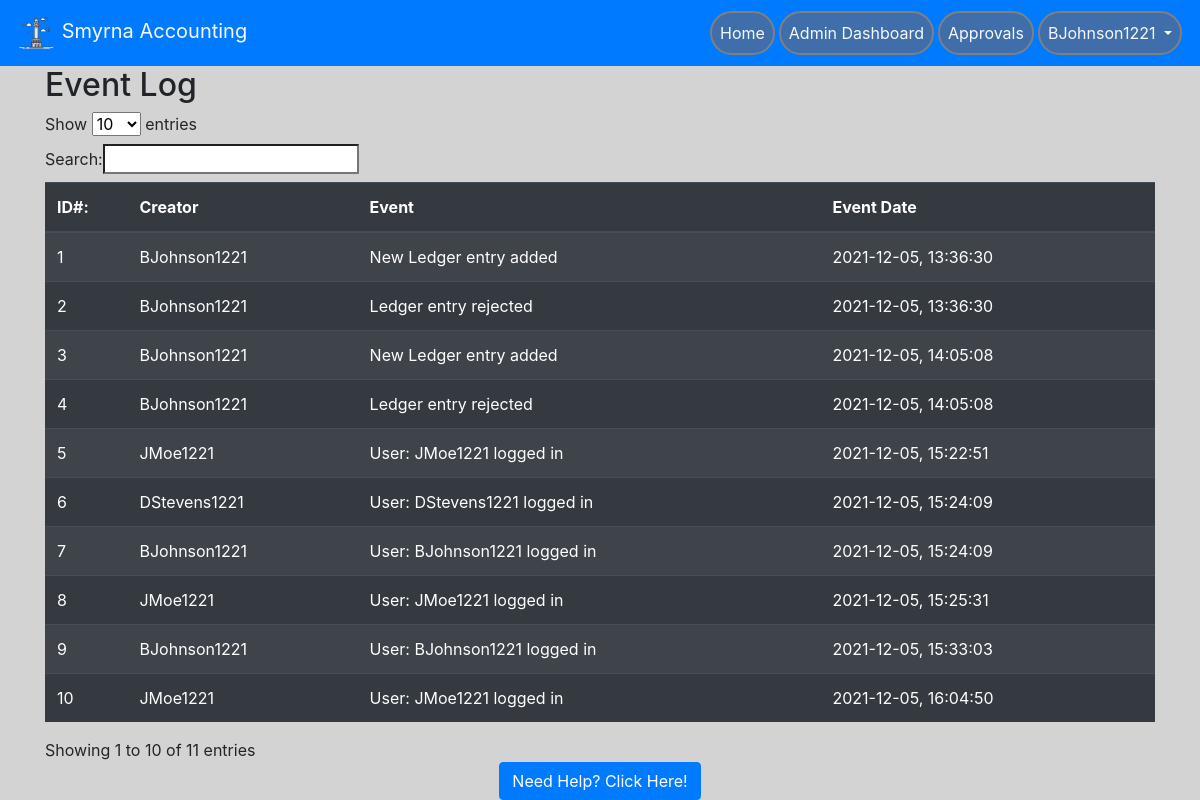
/event_log/ (signed in), run on the app's committed database.
### website/models.py (models this page shows, shortened)
class User(db.Model, UserMixin):
    id = db.Column(db.Integer, primary_key=True)  # unique identifier
    email = db.Column(db.String(150), unique=True)
    password = db.Column(db.String(150))
    oldPassword = db.Column(db.String(150))
    firstName = db.Column(db.String(150))
    lastName = db.Column(db.String(150))
    userName = db.Column(db.String(150))
    hasAdmin = db.Column(db.Boolean, default=False)
    hasMan = db.Column(db.Boolean, default=False)
    status = db.Column(db.Boolean, default=False)
    creationDate = db.Column(db.Date())
    expirationDate = db.Column(db.Date())
    suspensionDate = db.Column(db.Date())
    suspensionEnd = db.Column(db.Date())
    accounts = db.relationship("Account", backref="user_backref", lazy=True)

class EventLog(db.Model):
    key = db.Column(db.Integer, primary_key=True, autoincrement=True)
    creator = db.Column(db.String(150), nullable=False)
    event = db.Column(db.String(150), nullable=False)
    event_date = db.Column(db.String(150), nullable=False)

### website/auth.py (the view)
@auth.route('/event_log/', methods=['GET', 'POST'])
def evlog():
    evall = EventLog.query.all()
    return render_template('event_log.html', evall=evall, user=current_user, lpc=lpc())

### website/__init__.py (called while the page is built)
def create_app():
    app = Flask(__name__)
    app.config['SECRET_KEY'] = 'this is the secret key'
    app.config['SQLALCHEMY_DATABASE_URI'] = f'sqlite:///{DB_NAME}'
    db.init_app(app)
    app.config['MAIL_SERVER'] = 'smtp.gmail.com'
    app.config['MAIL_PORT'] = 465
    app.config['MAIL_USE_SSL'] = True
    app.config['MAIL_USERNAME'] = 'brandondunson15@gmail.com'
    app.config['MAIL_PASSWORD'] = 'Panopticon0987!@'
    mail.init_app(app)
    from .views import views
    from .auth import auth
    app.register_blueprint(views, url_prefix='/')
    app.register_blueprint(auth, url_prefix='/')
    from .models import User
    create_database(app)
    login_manager = LoginManager()
    login_manager.login_view = 'auth.login'
    login_manager.init_app(app)
    @login_manager.user_loader
    def load_user(id):
        return User.query.get(int(id))
    return app

### website/auth.py (called while the page is built)
def lpc():
    ledger_pending_count = db.session.query(Ledger).filter(Ledger.isApproved == 'Pending').all()
    lpc = len(ledger_pending_count)
    return lpc

### website/templates/event_log.html (shortened to what this page needs)
<!DOCTYPE html>
<html lang="en">
{% extends "base.html" %} {% block title %} Admin Portal {% endblock %}
{%block content%}
<head>
    <meta charset="UTF-8">
</head>
<body>
    <h2>Event Log</h2>
      <table id="table_id" class="table table-striped table-dark">
      <thead style="position: sticky;">
        <tr>
          <th>ID#:</th>
          <th>Creator</th>
          <th>Event</th>
          <th>Event Date</th>
        </tr>
      </thead>
      <tbody style="overflow-y: scroll;">
      {% for event in evall %}
        <tr>
            <td>{{ event.key }}</td>
            <td>{{ event.creator }}</td>
            <td>{{ event.event }}</td>
            <td>{{ event.event_date }}</td>
        </tr>
      {% endfor %}
      </tbody>
    </table>
</body>
</html>
{% endblock %}

### website/templates/base.html (shortened to what this page needs)
<!DOCTYPE html>
<html>
<head>
    <meat name="viewport" content="width=device-width, initial-scale=1" />
    <link rel="stylesheet" href="https://stackpath.bootstrapcdn.com/bootstrap/4.4.1/css/bootstrap.min.css"
 />
    <link rel="stylesheet" href="https://stackpath.bootstrapcdn.com/font-awesome/4.7.0/css/font-awesome.min.css"
 />
</head>
<body style="background-color: lightgrey">
    <nav class="navbar navbar-expand-lg navbar-dark bg-primary sticky-top">
        <a class = "navbar-brand text-light" href='/'>
            <img src="/static/logo.png" width="40" height="40" atl="">
            Smyrna Accounting
        </a>
        <div class = "collapse navbar-collapse" id="navbar">
            <ul class = "navbar-nav ml-auto">
                {% if user.is_authenticated %}
                {% if user.hasAdmin %}
                <li class = "nav-item">
                    <a class = "nav-link text-light text-center" id = "homepage" href="/home">Home</a>
                 </li>
                <li class = "nav-item">
                    <a class = "nav-link text-light text-center" id = "adminPort" href="/adminPortal">Admin Dashboard</a>
                </li>
                 <li class = "nav-item">
                    <a class = "nav-link text-light text-center" id = "approvals" href="/approvals">Approvals</a>
                 </li>
                {% endif %}
                <li class="nav-item dropdown">
                    <a class = "nav-link dropdown-toggle text-light text-center" id = "" data-toggle = "dropdown" aria-haspopup="true" aria-expanded="false">
                        {{ user.userName }}
                    </a>
                </li>
                {% else %}
                <a class = "nav-item nav-link text-light" id = "login" href="/login">Login</a>
                {% endif %}
            </ul>
        </div>
    </nav>
    <div class= "container">
        {%block content%}
        {% endblock %}
</body>
<div class="footer" style="background-color: lightgray;">
    <a href="/help" data-toggle="tooltip" data-placement="top" title="Go to the help page!" class="btn btn-primary">Need Help? Click Here!</a>
</div>
</html>

### website/templates/base.html (style rules this page uses)
.footer { position: fixed; left: 0; bottom: 0; width: 100%; background-color: Blue; text-align: center; }
li.nav-item { border: 2px solid grey; margin: 2px; border-radius: 25px; background-color: rgb(63, 110, 170); }

### data on the page
User: userName "BJohnson1221"
EventLog: key "1", creator "BJohnson1221", event "New Ledger entry added", event_date "2021-12-05, 13:36:30"
EventLog: key "2", creator "BJohnson1221", event "Ledger entry rejected", event_date "2021-12-05, 13:36:30"
EventLog: key "3", creator "BJohnson1221", event "New Ledger entry added", event_date "2021-12-05, 14:05:08"
EventLog: key "4", creator "BJohnson1221", event "Ledger entry rejected", event_date "2021-12-05, 14:05:08"
EventLog: key "5", creator "JMoe1221", event "User: JMoe1221 logged in", event_date "2021-12-05, 15:22:51"
EventLog: key "6", creator "DStevens1221", event "User: DStevens1221 logged in", event_date "2021-12-05, 15:24:09"
EventLog: key "7", creator "BJohnson1221", event "User: BJohnson1221 logged in", event_date "2021-12-05, 15:24:09"
EventLog: key "8", creator "JMoe1221", event "User: JMoe1221 logged in", event_date "2021-12-05, 15:25:31"
EventLog: key "9", creator "BJohnson1221", event "User: BJohnson1221 logged in", event_date "2021-12-05, 15:33:03"
EventLog: key "10", creator "JMoe1221", event "User: JMoe1221 logged in", event_date "2021-12-05, 16:04:50"
